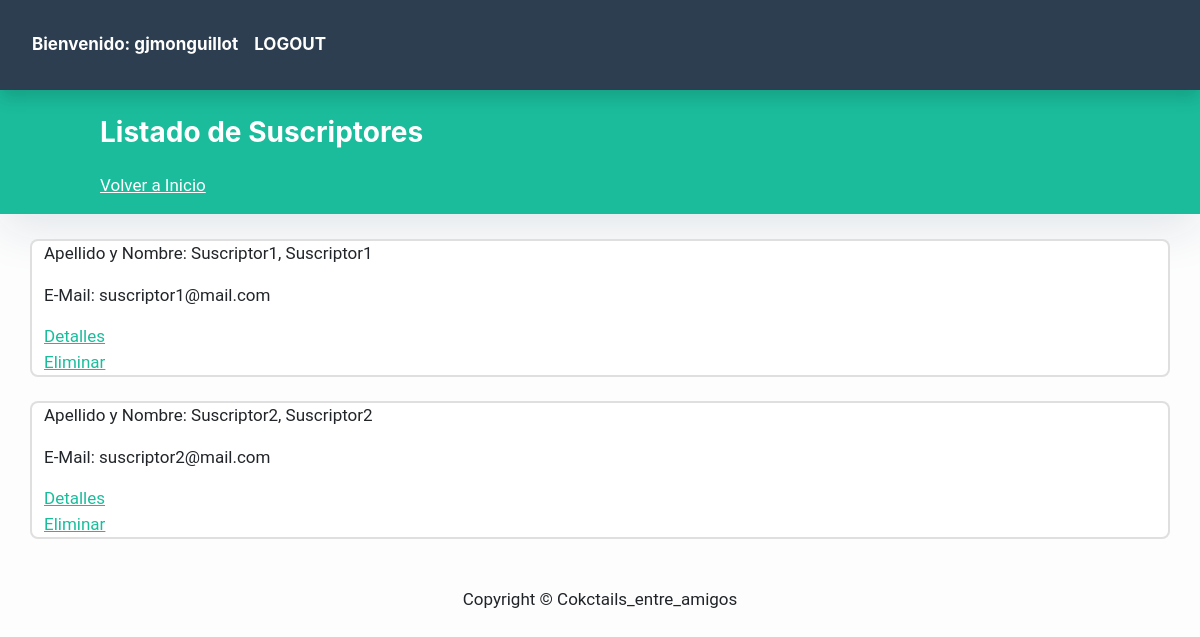
Before: /blog/suscriptor/list (signed in) with the older database file.
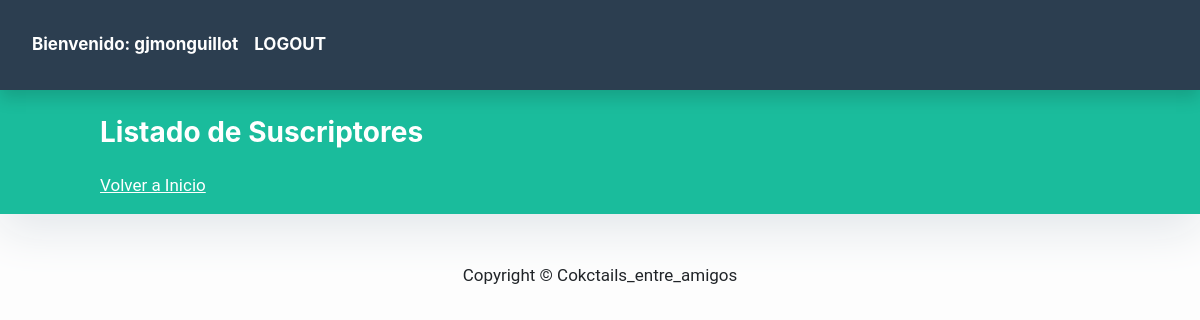
After: the same page with the newer database file.
### blog/models.py (models this page shows, shortened)
class Suscriptor(models.Model):
    nombre = models.CharField(max_length=40, null=False)
    apellido = models.CharField(max_length=40, null=False)
    email = models.EmailField(unique=True, null=False)

### blog/views.py (the view)
# urls.py: path('suscriptor/list', SuscriptorList.as_view(), name = 'List'),
class SuscriptorList(ListView):
    model = Suscriptor
    template_name = "blog/suscriptor_list.html"

### templates/blog/suscriptor_list.html
{% extends "blog/base_post.html" %}
{% block contenido %}
<header class="masthead bg-primary text-white">
    <div class=" col-md-8 col-md-10 mx-auto">
        <div class="site-heading">
{% if request.user.is_authenticated and user.is_staff == 1%}
            <h3 class="site-heading my-4 mt-3 text-white"> Listado de Suscriptores </h3>
            <a class="site-heading my-4 mt-3 text-white" href="{% url 'Inicio'%}">Volver a Inicio</a>
        </div>
    </div>
</header>
    <br>
    <div class="container">
        <div class="row align-center mb-2">
            {% for Suscriptor in object_list %}
            <div class="card mb-4">
                <p>Apellido y Nombre: {{Suscriptor.apellido}}, {{Suscriptor.nombre}}</p>
                <p>E-Mail: {{Suscriptor.email}}</p>
                    <a href="{% url 'Detail' Suscriptor.id %}">Detalles</a>
                    <a href="{% url 'Delete' Suscriptor.id %}">Eliminar</a>
            </div>
            {% endfor %}
        </div>
    </div>
{% else %}
    <h3 class=" site-heading my-4 mt-3 text-white">Usted no es usuario Staff</h3>
    <a class=" site-heading my-4 mt-3 text-white" href="{% url 'Inicio'%}">Volver a Inicio</a>
{% endif %}
{% endblock %}

### templates/blog/base_post.html (shortened to what this page needs)
{% load static %}
<!DOCTYPE html>
<html lang="en">
    <head>
        <link href="" rel="stylesheet" type="text/css" />
        <link href="{% static 'blog/css/styles.css' %}" rel="stylesheet" />
    </head>
    <body>
        <nav class="navbar navbar-expand-lg navbar-light bg-secondary shadow" id="mainNav">
            <div class="container-fluid">
                {% if request.user.is_authenticated %}
                <div class="container-fluid">
                    <ul class="navbar-nav ms-auto">
                        <li class="nav-item text-black">
                            <a class="nav-link text-white font-weight-bold">Bienvenido: {{user.username}}</a>
                        </li>
                        <li class="nav-item text-white">
                            <a class="nav-link text-white text-uppercase font-weight-bold" href="{% url 'logout' %}">Logout</a>
                        </li>
                    </ul>
                </div>
                {% endif %}
            </div>
        </nav>
        {% block contenido %}{% endblock contenido %}
        <footer class="py-3 bg-grey">
            <p class="m-0 text-dark text-center ">Copyright &copy; Cokctails_entre_amigos</p>
        </footer>
    </body>
</html>

### templates/blog/base_post.html (style rules this page uses)
body { font-family: "Roboto", sans-serif; font-size: 17px; background-color: #fdfdfd; }
.shadow { box-shadow: 0 4px 2px -2px rgba(0, 0, 0, 0.1); }
.masthead { background: #3398E1; height: auto; padding-bottom: 15px; box-shadow: 0 16px 48px #E3E7EB; padding-top: 10px; }

Changed rows visible on the page:
removed Suscriptor: apellido "Suscriptor1", nombre "Suscriptor1", email "suscriptor1@mail.com"
removed Suscriptor: apellido "Suscriptor2", nombre "Suscriptor2", email "suscriptor2@mail.com"
